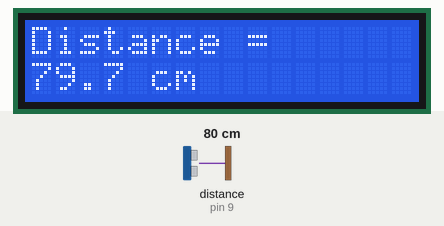
Simulated run of this sketch. Board: Arduino Uno, built with avr-gcc and run on an emulated ATmega328P. Shown: 16×2 character LCD. Wiring (inferred from the names in the program): ultrasonic range finder: trigger pin 8; echo pin 9. Inputs (shaded band) come from the test bench; at power-on: distance to the obstacle (sensor on pin 9) 80 cm. The echo pulse lasts 58.3 µs per cm.

Above: at 1.2 s.
1.3 s: distance to the obstacle (sensor on pin 9) set to 4 cm
At 1.9 s:
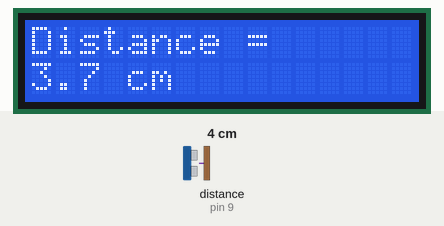
2.8 s: distance to the obstacle (sensor on pin 9) set to 2 cm
At 3.5 s:
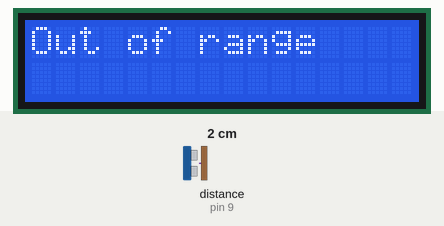
4.3 s: distance to the obstacle (sensor on pin 9) set to 9 cm
At 5.7 s:
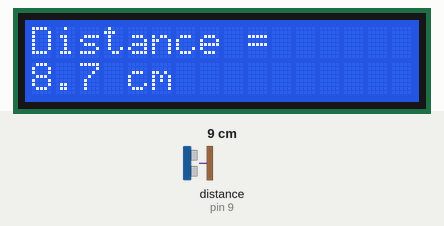
Timing chart, 0 to 7.3 s (numbered marks = the images above; inputs shaded):
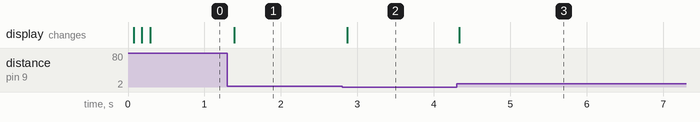

The sketch:

UltrasonicSensor.ino
```cpp
/*
Goal:
The goal of this program is to use an ultrasonic sensor to measur distance the
something and to display the distaance onto an LCD.

Theme:
- Sensor measurement and LCD text display
*/

#include <LiquidCrystal.h>  // Include the LCD library to control a 16x2 LCD

// Ultrasonic sensor pins
const int Trig = 8;  // Trigger pin sends a pulse to start measurement
const int Echo = 9;  // Echo pin receives the reflected pulse

// LCD pins (RS, EN, D4, D5, D6, D7)
const int rs = 12, en = 11, d4 = 5, d5 = 4, d6 = 3, d7 = 2;
LiquidCrystal lcd(rs, en, d4, d5, d6, d7);  // Create an LCD object to control the display

// Variables to store measurement results
float distance;  // Distance in centimeters
float duration;  // Time for pulse to travel to object and back (microseconds)

void setup() {
  Serial.begin(9600);        // Start serial communication
  pinMode(Trig, OUTPUT);     // Set the Trig pin as output to send pulses
  pinMode(Echo, INPUT);      // Set the Echo pin as input to receive pulses
  lcd.begin(16, 2);          // Start the 16x2 LCD screen
}

void loop() {
  //  Ultrasonic Trigger Pulse
  digitalWrite(Trig, 0);            // Ensure Trig is LOW (0) before starting the pulse
  delayMicroseconds(2);             // Wait 2 microseconds
  digitalWrite(Trig, 1);            // Set Trig HIGH (1) for 10 microseconds to send pulse
  delayMicroseconds(10);            // Keep HIGH (1) for 10 microseconds
  digitalWrite(Trig, 0);            // Set Trig TO 0 again to finish pulse

  //  Measure Echo Duration
  duration = pulseIn(Echo, 1);      // Read how long Echo pin stays HIGH (1) (time for pulse to return)

  // Calculate Distance
  distance = (duration / 2.0) * 0.0343;  // Convert time to distance in cm

  // Display Results on LCD
  if (distance >= 400 || distance <= 2) {  // Check if distance is out of sensor range
    lcd.clear();                            // Clear previous display
    lcd.setCursor(0, 0);                    // Set cursor to first row
    lcd.print("Out of range");              // Display message
  } else {                                  // Valid distance measurement
    lcd.clear();                            // Clear previous display
    lcd.setCursor(0, 0);                    // First row
    lcd.print("Distance = ");               // Label
    lcd.setCursor(0, 1);                    // Move to second row
    lcd.print(distance, 1);                 // Print distance with 1 decimal place
    lcd.print(" cm");                       // Add unit
  }

  delay(100);  // Wait 100ms before next measurement to control update rate
}
```

Measured:
- the behaviour switches between 3 and 2 cm on distance to the obstacle (sensor on pin 9) (found by bisection; images 1 and 2)
- after the input at 1.3 s, the display: changes after 0.09 s (image 1)
- after the input at 2.8 s, the display: changes after 0.07 s (image 2)
- after the input at 4.3 s, the display: changes at once (image 3)
